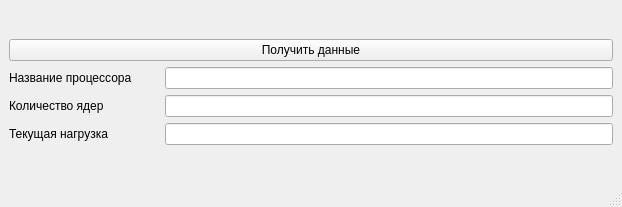
<?xml version="1.0" encoding="UTF-8"?>
<ui version="4.0">
 <class>MainWindow</class>
 <widget class="QMainWindow" name="MainWindow">
  <property name="geometry">
   <rect>
    <x>0</x>
    <y>0</y>
    <width>622</width>
    <height>207</height>
   </rect>
  </property>
  <property name="windowTitle">
   <string>MainWindow</string>
  </property>
  <widget class="QWidget" name="centralwidget">
   <layout class="QVBoxLayout" name="verticalLayout_2">
    <item>
     <layout class="QVBoxLayout" name="verticalLayout">
      <item>
       <widget class="QPushButton" name="pushButton">
        <property name="text">
         <string>Получить данные</string>
        </property>
       </widget>
      </item>
      <item>
       <layout class="QHBoxLayout" name="horizontalLayout">
        <item>
         <widget class="QLabel" name="label">
          <property name="minimumSize">
           <size>
            <width>150</width>
            <height>0</height>
           </size>
          </property>
          <property name="text">
           <string>Название процессора</string>
          </property>
         </widget>
        </item>
        <item>
         <widget class="QLineEdit" name="lineEdit"/>
        </item>
       </layout>
      </item>
      <item>
       <layout class="QHBoxLayout" name="horizontalLayout_2">
        <item>
         <widget class="QLabel" name="label_2">
          <property name="minimumSize">
           <size>
            <width>150</width>
            <height>0</height>
           </size>
          </property>
          <property name="text">
           <string>Количество ядер</string>
          </property>
         </widget>
        </item>
        <item>
         <widget class="QLineEdit" name="lineEdit_2"/>
        </item>
       </layout>
      </item>
      <item>
       <layout class="QHBoxLayout" name="horizontalLayout_3">
        <item>
         <widget class="QLabel" name="label_3">
          <property name="minimumSize">
           <size>
            <width>150</width>
            <height>0</height>
           </size>
          </property>
          <property name="text">
           <string>Текущая нагрузка</string>
          </property>
         </widget>
        </item>
        <item>
         <widget class="QLineEdit" name="lineEdit_3"/>
        </item>
       </layout>
      </item>
     </layout>
    </item>
   </layout>
  </widget>
  <widget class="QMenuBar" name="menubar">
   <property name="geometry">
    <rect>
     <x>0</x>
     <y>0</y>
     <width>622</width>
     <height>22</height>
    </rect>
   </property>
  </widget>
  <widget class="QStatusBar" name="statusbar"/>
 </widget>
 <resources/>
 <connections/>
</ui>
